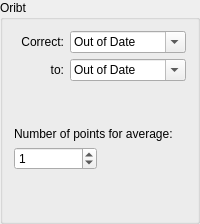
      <widget class="QGroupBox" name="GB_Orbit">
       <property name="sizePolicy">
        <sizepolicy hsizetype="Preferred" vsizetype="Preferred">
         <horstretch>1</horstretch>
         <verstretch>0</verstretch>
        </sizepolicy>
       </property>
       <property name="title">
        <string>Oribt</string>
       </property>
       <property name="flat">
        <bool>false</bool>
       </property>
       <property name="checkable">
        <bool>false</bool>
       </property>
       <layout class="QGridLayout" name="gridLayout_2">
        <item row="10" column="1">
         <layout class="QHBoxLayout" name="horizontalLayout_21">
          <item>
           <widget class="PyDMSpinBox" name="PyDMSB_NrAverages">
            <property name="toolTip">
             <string/>
            </property>
            <property name="whatsThis">
             <string/>
            </property>
            <property name="decimals">
             <number>0</number>
            </property>
            <property name="singleStep">
             <double>1.000000000000000</double>
            </property>
            <property name="value">
             <double>1.000000000000000</double>
            </property>
            <property name="channel" stdset="0">
             <string>${PREFIX}OrbitPointsNum-SP</string>
            </property>
            <property name="limitsFromPV" stdset="0">
             <bool>true</bool>
            </property>
           </widget>
          </item>
          <item>
           <widget class="PyDMLabel" name="PyDMLB_NrAverages">
            <property name="toolTip">
             <string/>
            </property>
            <property name="whatsThis">
             <string/>
            </property>
            <property name="channel">
             <string>${PREFIX}OrbitPointsNum-RB</string>
            </property>
           </widget>
          </item>
         </layout>
        </item>
        <item row="7" column="1">
         <layout class="QHBoxLayout" name="horizontalLayout_22">
          <item>
           <widget class="QLabel" name="LB_RefOrbit">
            <property name="minimumSize">
             <size>
              <width>50</width>
              <height>0</height>
             </size>
            </property>
            <property name="text">
             <string>to:</string>
            </property>
            <property name="alignment">
             <set>Qt::AlignRight|Qt::AlignTrailing|Qt::AlignVCenter</set>
            </property>
           </widget>
          </item>
          <item>
           <widget class="QComboBox" name="CB_RefOrbit">
            <property name="sizePolicy">
             <sizepolicy hsizetype="Preferred" vsizetype="Fixed">
              <horstretch>1</horstretch>
              <verstretch>0</verstretch>
             </sizepolicy>
            </property>
            <property name="editable">
             <bool>true</bool>
            </property>
            <property name="currentIndex">
             <number>11</number>
            </property>
            <item>
             <property name="text">
              <string>Golden</string>
             </property>
            </item>
            <item>
             <property name="text">
              <string>Register 1</string>
             </property>
            </item>
            <item>
             <property name="text">
              <string>Register 2</string>
             </property>
            </item>
            <item>
             <property name="text">
              <string>Register 3</string>
             </property>
            </item>
            <item>
             <property name="text">
              <string>Register 4</string>
             </property>
            </item>
            <item>
             <property name="text">
              <string>Register 5</string>
             </property>
            </item>
            <item>
             <property name="text">
              <string>Register 6</string>
             </property>
            </item>
            <item>
             <property name="text">
              <string>Register 7</string>
             </property>
            </item>
            <item>
             <property name="text">
              <string>Register 8</string>
             </property>
            </item>
            <item>
             <property name="text">
              <string>Register 9</string>
             </property>
            </item>
            <item>
             <property name="text">
              <string>Zero</string>
             </property>
            </item>
            <item>
             <property name="text">
              <string>Out of Date</string>
             </property>
            </item>
           </widget>
          </item>
         </layout>
        </item>
        <item row="9" column="1">
         <widget class="QLabel" name="label_13">
          <property name="text">
           <string>Number of points for average:</string>
          </property>
         </widget>
        </item>
        <item row="5" column="1">
         <layout class="QHBoxLayout" name="horizontalLayout_20">
          <item>
           <widget class="QLabel" name="LB_CorrectionOrbit">
            <property name="minimumSize">
             <size>
              <width>50</width>
              <height>0</height>
             </size>
            </property>
            <property name="text">
             <string>Correct:</string>
            </property>
            <property name="alignment">
             <set>Qt::AlignRight|Qt::AlignTrailing|Qt::AlignVCenter</set>
            </property>
           </widget>
          </item>
          <item>
           <widget class="QComboBox" name="CB_CorrectionOrbit">
            <property name="sizePolicy">
             <sizepolicy hsizetype="Preferred" vsizetype="Fixed">
              <horstretch>1</horstretch>
              <verstretch>0</verstretch>
             </sizepolicy>
            </property>
            <property name="editable">
             <bool>true</bool>
            </property>
            <property name="currentIndex">
             <number>11</number>
            </property>
            <item>
             <property name="text">
              <string>Current Orbit</string>
             </property>
            </item>
            <item>
             <property name="text">
              <string>Register 1</string>
             </property>
            </item>
            <item>
             <property name="text">
              <string>Register 2</string>
             </property>
            </item>
            <item>
             <property name="text">
              <string>Register 3</string>
             </property>
            </item>
            <item>
             <property name="text">
              <string>Register 4</string>
             </property>
            </item>
            <item>
             <property name="text">
              <string>Register 5</string>
             </property>
            </item>
            <item>
             <property name="text">
              <string>Register 6</string>
             </property>
            </item>
            <item>
             <property name="text">
              <string>Register 7</string>
             </property>
            </item>
            <item>
             <property name="text">
              <string>Register 8</string>
             </property>
            </item>
            <item>
             <property name="text">
              <string>Register 9</string>
             </property>
            </item>
            <item>
             <property name="text">
              <string>Golden</string>
             </property>
            </item>
            <item>
             <property name="text">
              <string>Out of Date</string>
             </property>
            </item>
           </widget>
          </item>
         </layout>
        </item>
        <item row="11" column="1">
         <spacer name="verticalSpacer">
          <property name="orientation">
           <enum>Qt::Vertical</enum>
          </property>
          <property name="sizeHint" stdset="0">
           <size>
            <width>20</width>
            <height>40</height>
           </size>
          </property>
         </spacer>
        </item>
        <item row="8" column="1">
         <spacer name="verticalSpacer_2">
          <property name="orientation">
           <enum>Qt::Vertical</enum>
          </property>
          <property name="sizeHint" stdset="0">
           <size>
            <width>20</width>
            <height>40</height>
           </size>
          </property>
         </spacer>
        </item>
       </layout>
      </widget>
